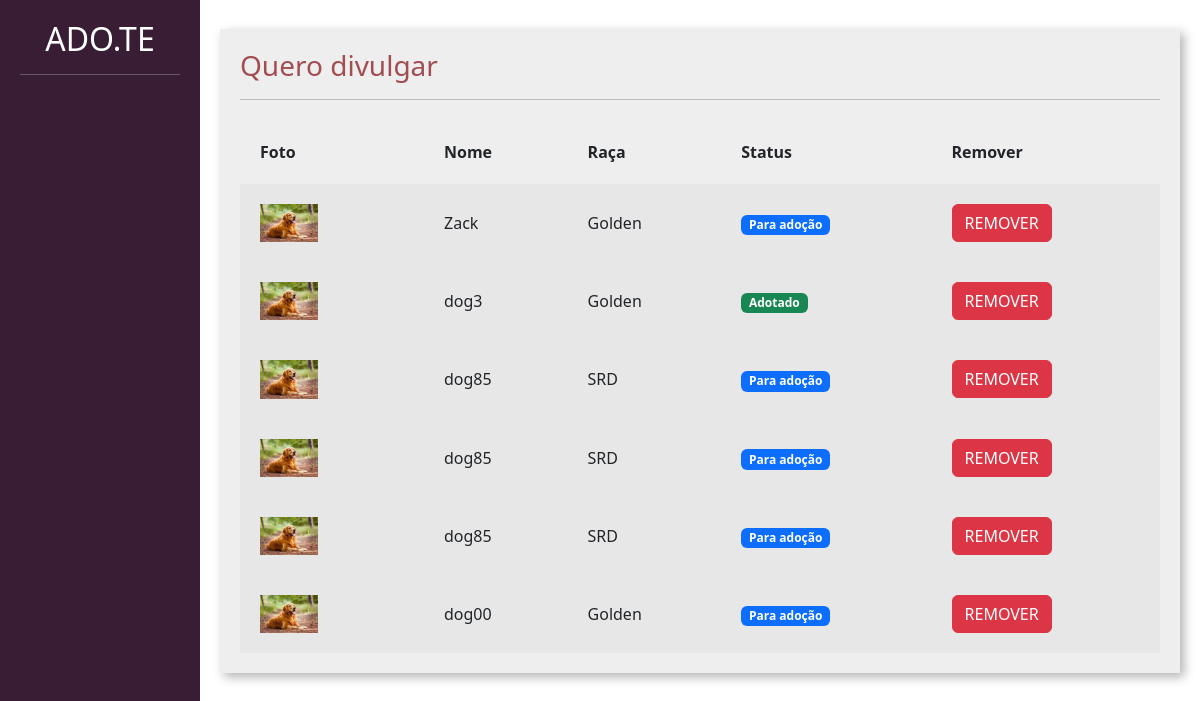
The page /divulgar/seus_pets/ (signed in) on the database as committed earlier.
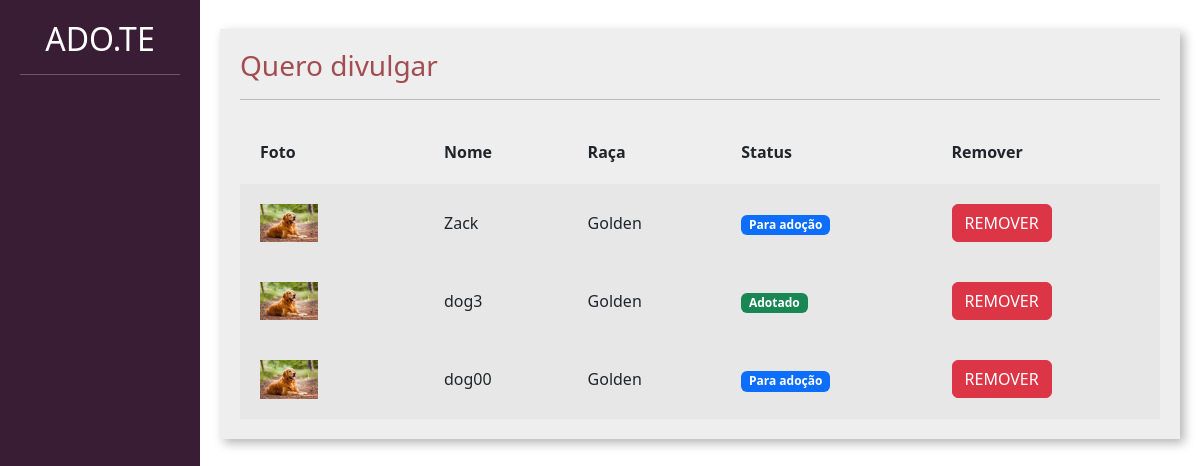
The same page on the database as committed later.
### divulgar/models.py (models this page shows, shortened)
class Pet(models.Model):
    choices_status = (('P', 'Para adoção'),
                      ('A', 'Adotado'))
    usuario = models.ForeignKey(User, on_delete=models.CASCADE)
    foto = models.ImageField(upload_to="fotos_pets")
    nome = models.CharField(max_length=100)
    descricao = models.TextField()
    estado = models.CharField(max_length=50)
    cidade = models.CharField(max_length=50)
    telefone = models.CharField(max_length=50)
    tags = models.ManyToManyField(Tag)
    raca = models.ForeignKey(Raca, on_delete=models.DO_NOTHING)
    status = models.CharField(max_length=1, choices=choices_status, default='P')

class Raca(models.Model):
    raca = models.CharField(max_length=50)
    def __str__(self):
        return self.raca

### divulgar/views.py (the view)
# urls.py: path('seus_pets/', views.seus_pets, name="seus_pets"),
@login_required
def seus_pets(request):
    if request.method == "GET":
        pets = Pet.objects.filter(usuario=request.user)
        context = {
            'pets' : pets
        }
        return render(request, 'seus_pets.html', context)

### divulgar/templates/seus_pets.html (shortened to what this page needs)
{% load static %}
<!doctype html>
<html lang="pt-BR">
<head>
    <link href="https://cdn.jsdelivr.net/npm/bootstrap@5.3.0-alpha1/dist/css/bootstrap.min.css" rel="stylesheet">
    <link href="{% static 'usuarios/css/cadastro.css' %}" rel="stylesheet">
    <link href="{% static 'divulgar/css/novo_pet.css' %}" rel="stylesheet">
    <link href="{% static 'divulgar/css/seus_pets.css' %}" rel="stylesheet">
</head>
<body>
    <div class="container-fluid">
        <div class="row">
            <div class="col-md-2 bg-side sidebar">
                <h2>ADO.TE</h2>
                <hr>
            </div>
            <div class="col-md">
                <div class="wrapper">
                    <div class="box width80">
                        <h3 class="font-vinho">Quero divulgar</h3>
                        <hr>
                        <table class="tabela" cellpadding="20">
                            <tr>
                                <th>Foto</th>
                                <th>Nome</th>
                                <th>Raça</th>
                                <th>Status</th>
                                <th>Remover</th>
                            </tr>
                            {% for pet in pets%}
                            <tr class="tabela-linha">
                                <td width="20%">
                                    <img width="40%" src="{{pet.foto.url}}">
                                </td>
                                <td>
                                    {{pet.nome}}
                                </td>
                                <td>
                                    {{pet.raca}}
                                </td>
                                <td>
                                    {% if pet.status == "P" %}
                                    <span class="badge text-bg-primary">Para adoção</span>
                                    {% elif pet.status == "A" %}
                                    <span class="badge text-bg-success">Adotado</span>
                                    {% endif%}
                                </td>
                                <td>
                                    <a href="{% url 'remover_pet' pet.id %}" class="btn btn-danger">REMOVER</a>
                                </td>
                            </tr>
                            {% endfor %}
                        </table>
                    </div>
                </div>
            </div>
        </div>
    </div>
</body>
</html>

### templates/static/usuarios/css/cadastro.css (style rules this page uses)
.bg-side { background-color: #391D34; color: white; height: 100vh; }

### templates/static/divulgar/css/novo_pet.css (style rules this page uses)
.sidebar { text-align: center; padding: 20px; }
.wrapper { margin-top: 3%; display: flex; flex-direction: row; justify-content: center; align-items: center; }
.box { padding:20px; width: 50vw; background: rgb(238, 238, 238); box-shadow: 4px 4px 10px rgba(0,0,0,.3); }
.font-vinho { color: #A24D52; }

### templates/static/divulgar/css/seus_pets.css (style rules this page uses)
.width80 { width: 80vw; }
.tabela { width: 100%; margin-top: 20px; }
.tabela-linha { background-color: #e8e7e7; }

Rows that differ between the two databases and show on the page:
removed Pet: foto (picture), nome "dog85", raca "SRD", status "Para adoção"
removed Pet: foto (picture), nome "dog85", raca "SRD", status "Para adoção"
removed Pet: foto (picture), nome "dog85", raca "SRD", status "Para adoção"
